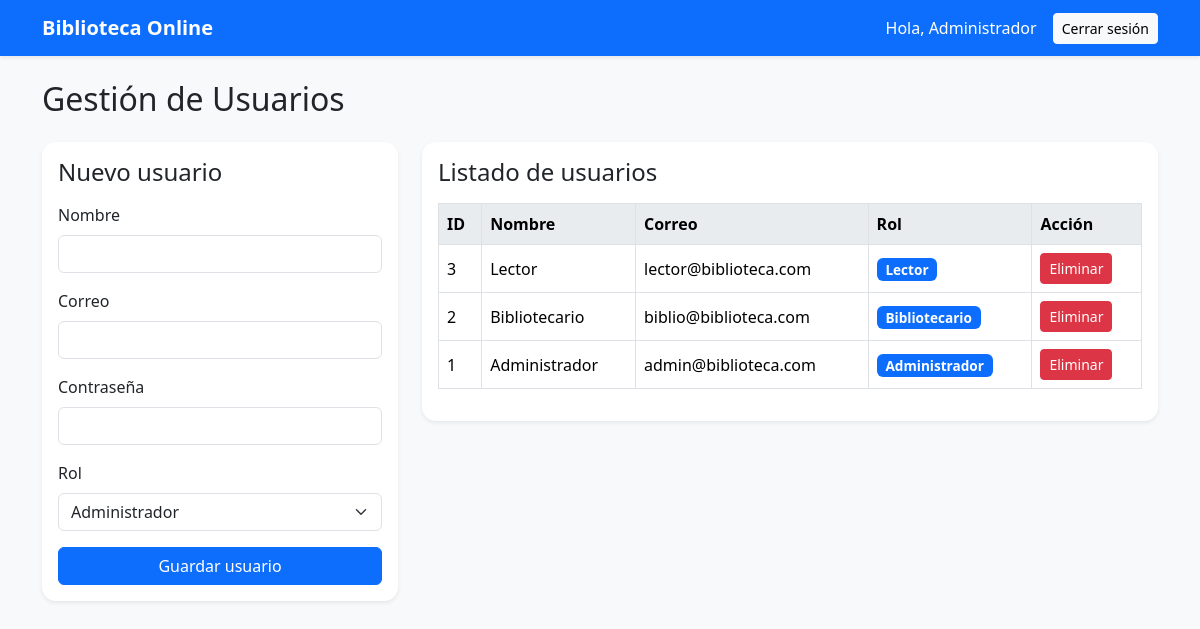
The page /admin/users.php (signed in) on the database its author committed.
### tables this page shows
CREATE TABLE users (
  id INT AUTO_INCREMENT PRIMARY KEY,
  username VARCHAR(50) NOT NULL,
  email VARCHAR(100) UNIQUE NOT NULL,
  password VARCHAR(255) NOT NULL,
  role_id INT NOT NULL,
  FOREIGN KEY (role_id) REFERENCES roles(id)
);

CREATE TABLE roles (
  id INT AUTO_INCREMENT PRIMARY KEY,
  name VARCHAR(30) NOT NULL
);

### admin/users.php (the view, shortened to what this page needs)
<?php
include('../config/db.php');
$roles = $conn->query('SELECT * FROM roles');
$users = $conn->query('SELECT users.id, users.username, users.email, roles.name AS role_name FROM users INNER JOIN roles ON users.role_id = roles.id ORDER BY users.id DESC');
include('../includes/header.php');
?>
<h2 class="mb-4">Gestión de Usuarios</h2>
<div class="row g-4">
    <div class="col-md-4">
        <div class="card shadow-sm"><div class="card-body">
            <h4 class="mb-3">Nuevo usuario</h4>
            <form method="POST">
                <div class="mb-3"><label class="form-label">Nombre</label><input type="text" name="username" class="form-control" required></div>
                <div class="mb-3"><label class="form-label">Correo</label><input type="email" name="email" class="form-control" required></div>
                <div class="mb-3"><label class="form-label">Contraseña</label><input type="password" name="password" class="form-control" required></div>
                <div class="mb-3"><label class="form-label">Rol</label><select name="role_id" class="form-select" required><?php while($role = $roles->fetch_assoc()): ?><option value="<?php echo $role['id']; ?>"><?php echo $role['name']; ?></option><?php endwhile; ?></select></div>
                <button type="submit" class="btn btn-primary w-100">Guardar usuario</button>
            </form>
        </div></div>
    </div>
    <div class="col-md-8">
        <div class="card shadow-sm"><div class="card-body">
            <h4 class="mb-3">Listado de usuarios</h4>
            <div class="table-responsive">
                <table class="table table-bordered align-middle">
                    <thead><tr><th>ID</th><th>Nombre</th><th>Correo</th><th>Rol</th><th>Acción</th></tr></thead>
                    <tbody>
                    <?php while($user = $users->fetch_assoc()): ?>
                        <tr>
                            <td><?php echo $user['id']; ?></td>
                            <td><?php echo htmlspecialchars($user['username']); ?></td>
                            <td><?php echo htmlspecialchars($user['email']); ?></td>
                            <td><span class="badge bg-primary badge-role"><?php echo $user['role_name']; ?></span></td>
                            <td><a href="?delete=<?php echo $user['id']; ?>" class="btn btn-danger btn-sm" onclick="return confirm('¿Eliminar usuario?')">Eliminar</a></td>
                        </tr>
                    <?php endwhile; ?>
                    </tbody>
                </table>
            </div>
        </div></div>
    </div>
</div>
<?php include('../includes/footer.php'); ?>

### includes/header.php (shortened to what this page needs)
<!DOCTYPE html>
<html lang="es">
<head>
    <link href="https://cdn.jsdelivr.net/npm/bootstrap@5.3.3/dist/css/bootstrap.min.css" rel="stylesheet">
    <link rel="stylesheet" href="/pwtarea5/assets/css/style.css">
</head>
<body>
<nav class="navbar navbar-expand-lg navbar-dark bg-primary shadow-sm">
    <div class="container">
        <a class="navbar-brand fw-bold" href="/pwtarea5/index.php">Biblioteca Online</a>
        <div class="collapse navbar-collapse" id="navMenu">
            <ul class="navbar-nav ms-auto align-items-lg-center gap-2">
                <?php if (isset($_SESSION['user_id'])): ?>
                    <li class="nav-item"><span class="nav-link text-white">Hola, <?php echo htmlspecialchars($_SESSION['username']); ?></span></li>
                    <li class="nav-item"><a class="btn btn-light btn-sm" href="/pwtarea5/auth/logout.php">Cerrar sesión</a></li>
                <?php else: ?>
                    <li class="nav-item"><a class="btn btn-light btn-sm" href="/pwtarea5/auth/login.php">Iniciar sesión</a></li>
                <?php endif; ?>
            </ul>
        </div>
    </div>
</nav>
<div class="container py-4">

### includes/footer.php (shortened to what this page needs)
</div>
</body>
</html>

### assets/css/style.css (style rules this page uses)
body { background-color: #f8f9fa; }
.card { border: none; border-radius: 14px; }
.table thead th { background-color: #e9ecef; }
.badge-role { font-size: 0.85rem; }

### rows shown on the page
users: id "3", username "Lector", email "lector@biblioteca.com", role.name "Lector"
users: id "2", username "Bibliotecario", email "biblio@biblioteca.com", role.name "Bibliotecario"
users: id "1", username "Administrador", email "admin@biblioteca.com", role.name "Administrador"

### other values the page prints
$_SESSION['username'] "Administrador"
form field role_id "Administrador"
